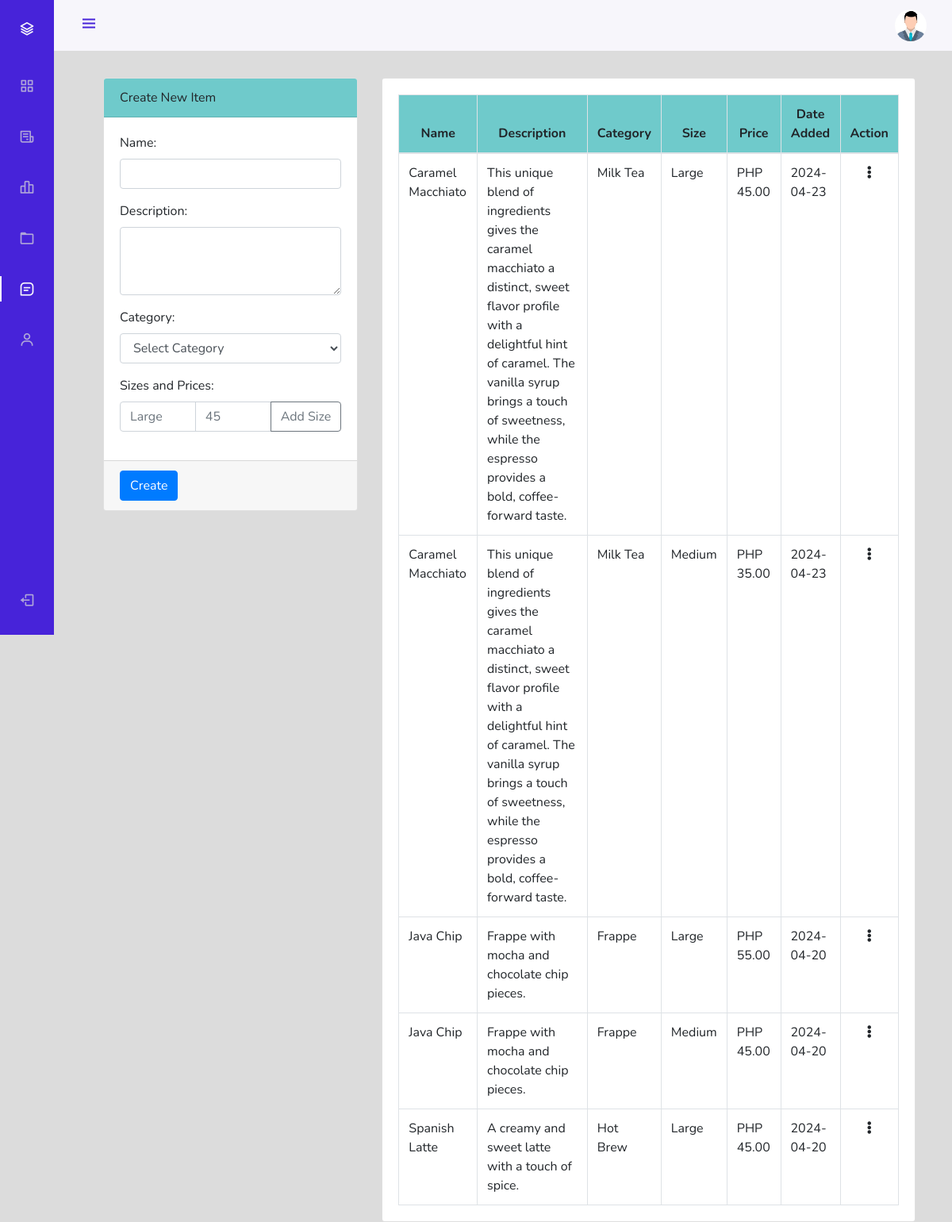
The page /admin/index.php?page=menuManage (signed in) on the database its author committed.
### tables this page shows
CREATE TABLE `prod` (
  `prodId` int NOT NULL,
  `prodName` varchar(255) NOT NULL,
  `prodDesc` text NOT NULL,
  `prodCategoryId` int NOT NULL,
  `prodPubDate` datetime NOT NULL DEFAULT CURRENT_TIMESTAMP
);

CREATE TABLE `categories` (
  `categoryId` int NOT NULL,
  `categoryName` varchar(255) NOT NULL,
  `categoryDesc` text NOT NULL,
  `categoryCreateDate` datetime NOT NULL DEFAULT CURRENT_TIMESTAMP
);

CREATE TABLE `prod_sizes` (
  `prodId` int NOT NULL,
  `size` varchar(255) NOT NULL,
  `price` int NOT NULL
);

### admin/menuManage.php (the view, shortened to what this page needs)
<div class="container-fluid" style="margin-top:98px">
	<div class="col-lg-12">
		<div class="row">
			<div class="col-md-4">
				<form action="partials/_menuManage.php" method="post" enctype="multipart/form-data">
					<div class="card">
						<div class="card-header" style="background-color: rgb(111 202 203);">
							Create New Item
						</div>
						<div class="card-body">
							<div class="form-group">
								<label class="control-label">Name: </label>
								<input type="text" class="form-control" name="name" required>
							</div>
							<div class="form-group">
								<label class="control-label">Description: </label>
								<textarea cols="30" rows="3" class="form-control" name="description" required></textarea>
							</div>
							<div class="form-group">
								<label class="control-label">Category: </label>
								<select class="form-control" name="categoryId" required>
									<option value="" disabled selected>Select Category</option>
								</select>
							</div>
							<div class="form-group">
								<label class="control-label">Sizes and Prices:</label>
								<div class="input-group mb-3">
									<input type="text" class="form-control" placeholder="Large" name="sizes[]">
									<input type="number" class="form-control" placeholder="45" name="prices[]">
									<div class="input-group-append">
										<button class="btn btn-outline-secondary" type="button" onclick="addSize()">Add Size</button>
									</div>
								</div>
							</div>
						</div>
						<div class="card-footer">
							<button type="submit" name="createItem" class="btn btn-primary">Create</button>
						</div>
					</div>
				</form>
			</div>
			<div class="col-md-8">
				<div class="card">
					<div class="card-body">
						<table class="table table-bordered table-hover mb-0">
							<thead style="background-color: rgb(111 202 203);">
								<tr>
									<th class="text-center">Name</th>
									<th class="text-center">Description</th>
									<th class="text-center">Category</th>
									<th class="text-center">Size</th>
									<th class="text-center">Price</th>
									<th class="text-center">Date Added</th>
									<th class="text-center">Action</th>
								</tr>
							</thead>
							<tbody>
								<?php
								$sql = "SELECT p.prodId, p.prodName, p.prodDesc, p.prodPubDate, ps.size, ps.price, c.categoryName
                            FROM prod p
                            JOIN prod_sizes ps ON p.prodId = ps.prodId
                            JOIN categories c ON p.prodCategoryId = c.categoryId
                            ORDER BY p.prodPubDate DESC";
								$result = mysqli_query($conn, $sql);
								while ($row = mysqli_fetch_assoc($result)) {
									echo "<tr>
                            <td>{$row['prodName']}</td>
                            <td>{$row['prodDesc']}</td>
							<td>{$row['categoryName']}</td>
                            <td>{$row['size']}</td>
                            <td>PHP {$row['price']}.00</td>
                            <td>" . date('Y-m-d', strtotime($row['prodPubDate'])) . "</td>
							<td class='text-center'>
									<div class='dropdown'>
										<i class='fas fa-ellipsis-v' id='dropdownMenuButton{$row['prodId']}' data-toggle='dropdown' aria-haspopup='true' aria-expanded='false' style='cursor: pointer;'></i>
										<div class='dropdown-menu' aria-labelledby='dropdownMenuButton{$row['prodId']}'>
											<a class='dropdown-item' href='#' data-toggle='modal' data-target='#updateItem{$row['prodId']}'>Edit</a>
											<a class='dropdown-item text-danger' href='#' onclick='confirmDeletion(\"{$row['prodId']}\")'>Remove</a>
										</div>
									</div>
								</td>
                          </tr>";
								}
								?>
							</tbody>
						</table>
					</div>
				</div>
			</div>
		</div>
	</div>
</div>

### admin/assetsForSideBar/css/styles.css (style rules this page uses)
:root { --header-height: 3rem; --nav-width: 68px; --first-color: #4723D9; --first-color-light: #AFA5D9; --white-color: #F7F6FB; --body-font: 'Nunito', sans-serif; --normal-font-size: 1rem; --z-fixed: 100; }
*,::before,::after { box-sizing: border-box; }
body { position: relative; margin: var(--header-height) 0 0 0; padding: 0 1rem; font-family: var(--body-font); font-size: var(--normal-font-size); transition: .5s; }
@media screen and (min-width: 768px) { body { margin: calc(var(--header-height) + 1rem) 0 0 0; padding-left: calc(var(--nav-width) + 2rem); } }

### rows shown on the page
prod: prodName "Caramel Macchiato", prodDesc "This unique blend of ingredients gives the caramel macchiato a distinct, sweet flavor profile with a delightful hint of caramel. The vanilla syrup brings a touch of sweetness, while the espresso provides a bold, coffee-forward taste.", categories.categoryName "Milk Tea", prod_sizes.size "Large", prod_sizes.price "45", prodPubDate "2024-04-23", prod_sizes.size "Medium", prod_sizes.price "35"
prod: prodName "Java Chip", prodDesc "Frappe with mocha and chocolate chip pieces.", categories.categoryName "Frappe", prod_sizes.size "Large", prod_sizes.price "55", prodPubDate "2024-04-20", prod_sizes.size "Medium", prod_sizes.price "45"
prod: prodName "Spanish Latte", prodDesc "A creamy and sweet latte with a touch of spice.", categories.categoryName "Hot Brew", prod_sizes.size "Large", prod_sizes.price "45", prodPubDate "2024-04-20"
